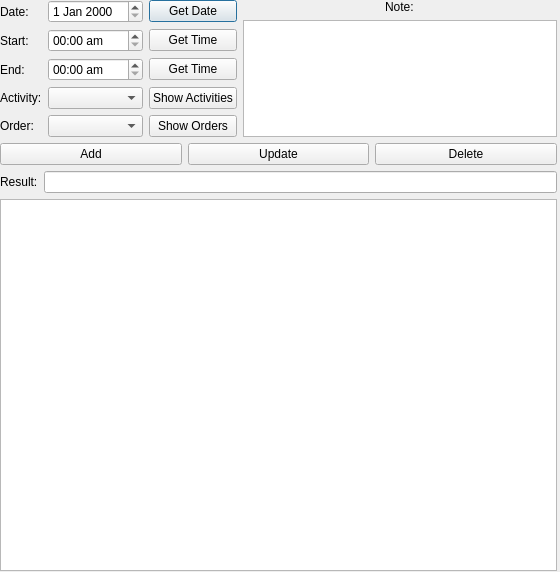
<?xml version="1.0" encoding="UTF-8"?>
<ui version="4.0">
 <class>LogDialog</class>
 <widget class="QDialog" name="LogDialog">
  <property name="geometry">
   <rect>
    <x>0</x>
    <y>0</y>
    <width>560</width>
    <height>572</height>
   </rect>
  </property>
  <property name="windowTitle">
   <string>Log</string>
  </property>
  <property name="sizeGripEnabled">
   <bool>false</bool>
  </property>
  <widget class="QWidget" name="verticalLayoutWidget_3">
   <property name="geometry">
    <rect>
     <x>0</x>
     <y>0</y>
     <width>557</width>
     <height>571</height>
    </rect>
   </property>
   <layout class="QVBoxLayout" name="MainLayout" stretch="1,0,4">
    <item>
     <layout class="QHBoxLayout" name="InputLayout">
      <item>
       <layout class="QGridLayout" name="SelectionGrid" columnstretch="0,0,0">
        <item row="0" column="2">
         <widget class="QPushButton" name="GetDateButton">
          <property name="text">
           <string>Get Date</string>
          </property>
         </widget>
        </item>
        <item row="0" column="0">
         <widget class="QLabel" name="DateLabel">
          <property name="text">
           <string>Date:</string>
          </property>
         </widget>
        </item>
        <item row="3" column="2">
         <widget class="QPushButton" name="ShowActivitiesButton">
          <property name="text">
           <string>Show Activities</string>
          </property>
         </widget>
        </item>
        <item row="4" column="2">
         <widget class="QPushButton" name="ShowOrdersButton">
          <property name="text">
           <string>Show Orders</string>
          </property>
         </widget>
        </item>
        <item row="4" column="1">
         <widget class="QComboBox" name="OrderBox"/>
        </item>
        <item row="2" column="1">
         <widget class="QTimeEdit" name="EndSelect">
          <property name="displayFormat">
           <string>HH:mm ap</string>
          </property>
         </widget>
        </item>
        <item row="0" column="1">
         <widget class="QDateEdit" name="DataSelect"/>
        </item>
        <item row="1" column="2">
         <widget class="QPushButton" name="GetStartButton">
          <property name="text">
           <string>Get Time</string>
          </property>
         </widget>
        </item>
        <item row="1" column="0">
         <widget class="QLabel" name="StartLabel">
          <property name="text">
           <string>Start:</string>
          </property>
         </widget>
        </item>
        <item row="1" column="1">
         <widget class="QTimeEdit" name="StartSelect">
          <property name="displayFormat">
           <string>HH:mm ap</string>
          </property>
         </widget>
        </item>
        <item row="2" column="0">
         <widget class="QLabel" name="EndLabel">
          <property name="text">
           <string>End:</string>
          </property>
         </widget>
        </item>
        <item row="2" column="2">
         <widget class="QPushButton" name="GetEndButton">
          <property name="text">
           <string>Get Time</string>
          </property>
         </widget>
        </item>
        <item row="3" column="0">
         <widget class="QLabel" name="ActivityLabel">
          <property name="text">
           <string>Activity:</string>
          </property>
         </widget>
        </item>
        <item row="3" column="1">
         <widget class="QComboBox" name="ActivitiesBox"/>
        </item>
        <item row="4" column="0">
         <widget class="QLabel" name="OrderLabel">
          <property name="text">
           <string>Order:</string>
          </property>
         </widget>
        </item>
       </layout>
      </item>
      <item>
       <layout class="QVBoxLayout" name="NoteLayout">
        <item alignment="Qt::AlignHCenter">
         <widget class="QLabel" name="NoteLabel">
          <property name="text">
           <string>Note:</string>
          </property>
          <property name="textFormat">
           <enum>Qt::PlainText</enum>
          </property>
          <property name="wordWrap">
           <bool>false</bool>
          </property>
         </widget>
        </item>
        <item>
         <widget class="QTextEdit" name="NoteBox"/>
        </item>
       </layout>
      </item>
     </layout>
    </item>
    <item>
     <layout class="QVBoxLayout" name="OutputLayout">
      <item>
       <layout class="QHBoxLayout" name="ModificationLayout">
        <item>
         <widget class="QPushButton" name="AddButton">
          <property name="text">
           <string>Add</string>
          </property>
         </widget>
        </item>
        <item>
         <widget class="QPushButton" name="UpdateButton">
          <property name="text">
           <string>Update</string>
          </property>
         </widget>
        </item>
        <item>
         <widget class="QPushButton" name="DeleteButton">
          <property name="text">
           <string>Delete</string>
          </property>
         </widget>
        </item>
       </layout>
      </item>
      <item>
       <layout class="QHBoxLayout" name="ResultLayout">
        <item>
         <widget class="QLabel" name="OutputLabel">
          <property name="text">
           <string>Result:</string>
          </property>
         </widget>
        </item>
        <item>
         <widget class="QLineEdit" name="OutputText">
          <property name="readOnly">
           <bool>true</bool>
          </property>
         </widget>
        </item>
       </layout>
      </item>
     </layout>
    </item>
    <item>
     <widget class="QTableView" name="LogTable"/>
    </item>
   </layout>
  </widget>
 </widget>
 <tabstops>
  <tabstop>DataSelect</tabstop>
  <tabstop>GetDateButton</tabstop>
  <tabstop>StartSelect</tabstop>
  <tabstop>GetStartButton</tabstop>
  <tabstop>EndSelect</tabstop>
  <tabstop>GetEndButton</tabstop>
  <tabstop>ActivitiesBox</tabstop>
  <tabstop>ShowActivitiesButton</tabstop>
  <tabstop>OrderBox</tabstop>
  <tabstop>ShowOrdersButton</tabstop>
  <tabstop>NoteBox</tabstop>
  <tabstop>AddButton</tabstop>
  <tabstop>UpdateButton</tabstop>
  <tabstop>DeleteButton</tabstop>
  <tabstop>OutputText</tabstop>
  <tabstop>LogTable</tabstop>
 </tabstops>
 <resources/>
 <connections/>
</ui>
